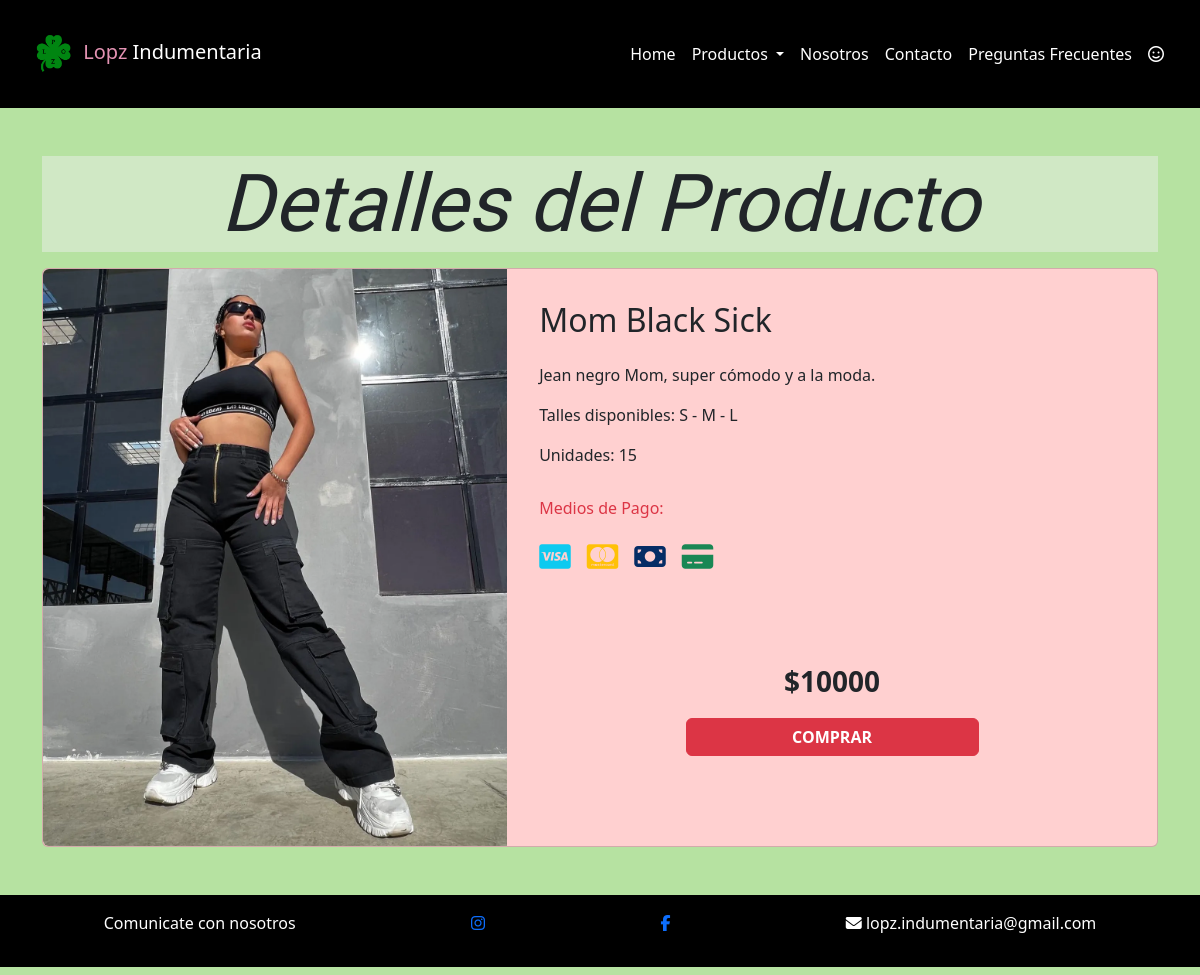
Page /index.php?sec=producto&id=1 on the earlier database version.
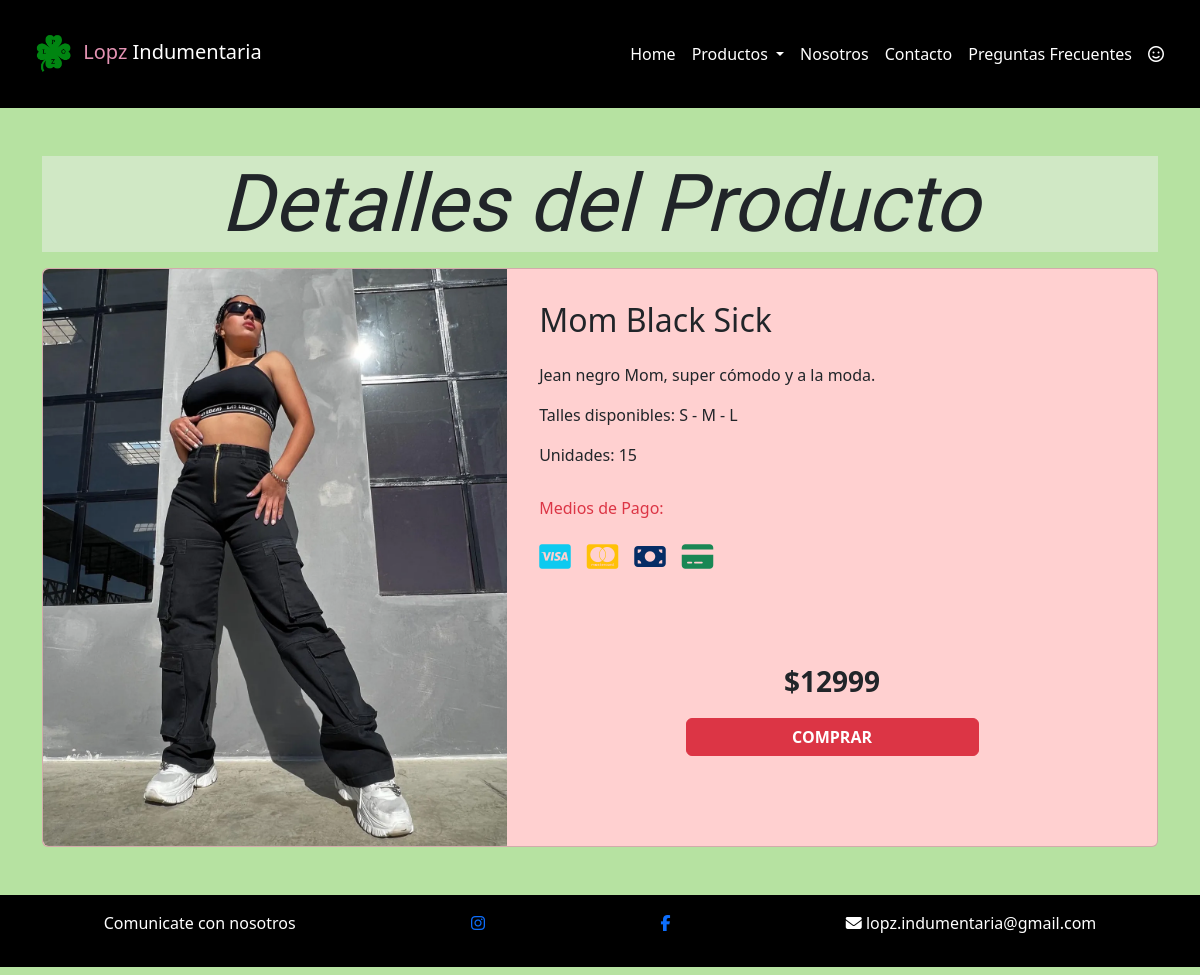
Same page on the later database version.
### tables this page shows
CREATE TABLE `productos` (
  `id` int(11) NOT NULL,
  `nombre` varchar(200) NOT NULL,
  `id_catalogo` int(11) NOT NULL,
  `descripcion` varchar(500) NOT NULL,
  `talles` varchar(50) NOT NULL,
  `stock` int(11) NOT NULL,
  `imagen` varchar(500) NOT NULL,
  `precio` int(11) NOT NULL,
  `destacado` int(11) NOT NULL
);

### classes/Producto.php (called while the page is built, shortened)
<?php
    class Producto{
        protected $nombre;
        protected $descripcion;
        protected $talles;
        protected $stock;
        protected $imagen;
        protected $precio;
        public function producto_x_id(int $idProducto){
             $conexion = (new Conexion())->getConexion();
             $query = "SELECT * FROM productos WHERE id = :idProducto";
             $PDOStatment = $conexion->prepare($query);
             $PDOStatment->setFetchMode(PDO::FETCH_CLASS, self::class);
             $PDOStatment->execute(
                 [
                     'idProducto' => $idProducto
                 ]
             );
             $resultado = $PDOStatment->fetch();
             return $resultado;
        }
        public function getNombre()
        {
                return $this->nombre;
        }
        public function getDescripcion()
        {
                return $this->descripcion;
        }
        public function getTalles()
        {
                return $this->talles;
        }
        public function getStock()
        {
                return $this->stock;
        }
        public function getImagen()
        {
                return $this->imagen;
        }
        public function getPrecio()
        {
                return $this->precio;
        }
    }
?>

### views/producto.php (the view, shortened to what this page needs)
<?php
$id = $_GET['id'] ?? FALSE;
$miObjetoProducto = new Producto();
$ropa = $miObjetoProducto->producto_x_id($id);
?>
<div class="mt-5 mb-3">
    <h2 class="text-center display-1" style="background-color: #D0E8C5;" >Detalles del Producto</h2>
</div>
<div class="row">
     <?php if(isset($ropa)) { ?>
       <div class="col">
            <div class="card mb-5" style="background-color: #FFD0D0">
                <div class="row g-0">
                        <div class="col-5">
                            <img class="img-fluid rounded-start" src="img/<?= $ropa->getImagen()?>" alt="<?= $ropa->getNombre()?>">
                        </div>
                        <div class="col-7 d-flex flex-column p-3 ">
                            <div class="card-body flex-grow-0">
                                <h3 class="card-title fs-2 mb-4"><?= $ropa->getNombre() ?></h3>
                                <p class="card-text"><?=$ropa->getDescripcion()?></p>
                                <p class="card-text">Talles disponibles: <?=$ropa->getTalles()?></p>
                                <div class="card-text">Unidades: <?=$ropa->getStock()?></div>
                            </div>
                            <div class="card-body">
                                 <h3 class="card-title fs-6 mb-4 text-danger">Medios de Pago:</h3>
                                 <div class="d-flex">
                                     <i class="fa-brands fa-cc-visa me-3 fs-3 text-info"></i>
                                     <i class="fa-brands fa-cc-mastercard me-3 fs-3 text-warning"></i>
                                     <i class="fa-solid fa-money-bill me-3 fs-3 text-primary-emphasis"></i>
                                     <i class="fa-solid fa-credit-card me-3 fs-3 text-success"></i>
                                  </div>
                            </div>
                            <div class="card-body">
                                <p class="fs-3 mb-3 fw-bold text-center">$<?=$ropa->getPrecio() ?></p>
                                <div class="d-flex justify-content-center">
                                    <a href="#" class="btn btn-danger w-50 fw-bold">COMPRAR</a>
                                </div>
                            </div>
                        </div>
                </div>
            </div>
       </div>
    <?php } else { ?>
        <h2 class="text-center m-5 text-danger">No se encontro el producto deseado</h2>
    <?php } ?>
</div>

Differences in the rows shown:
changed productos "Mom Black Sick": precio "10000" → "12999"
